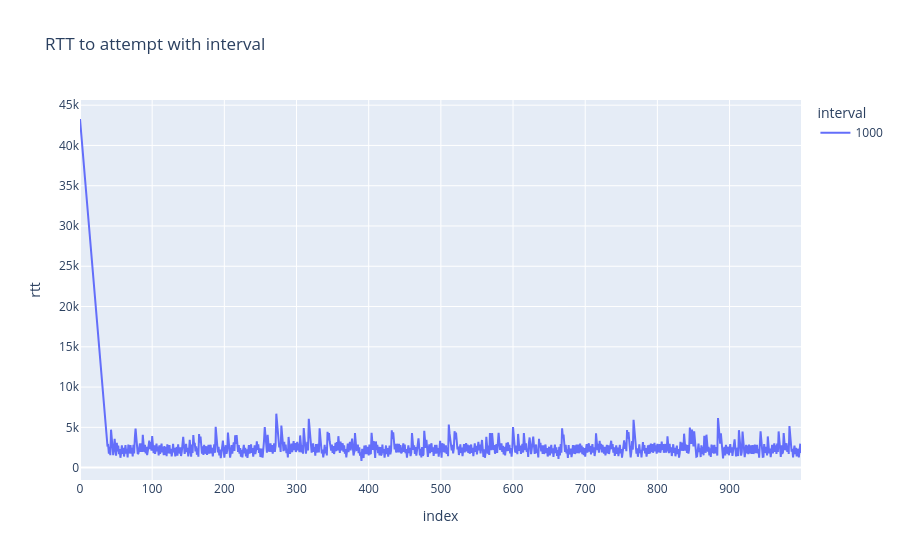
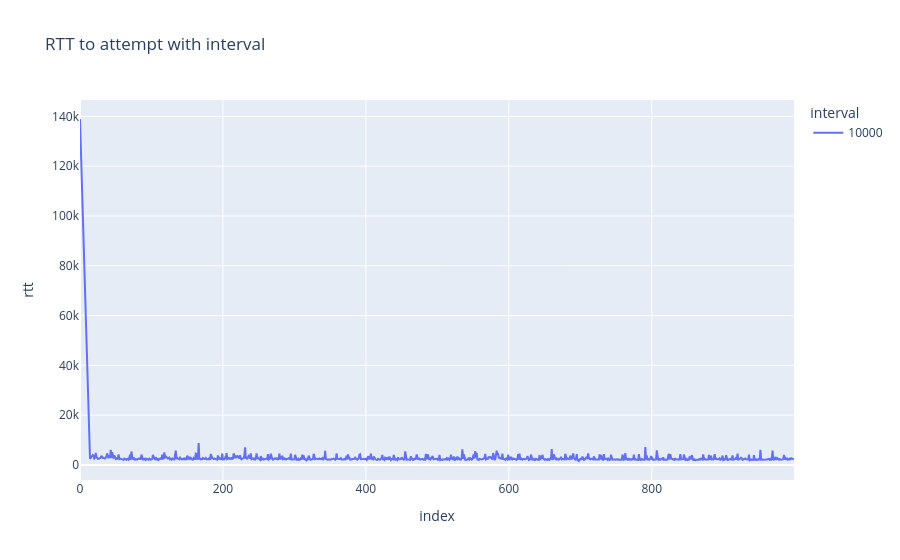
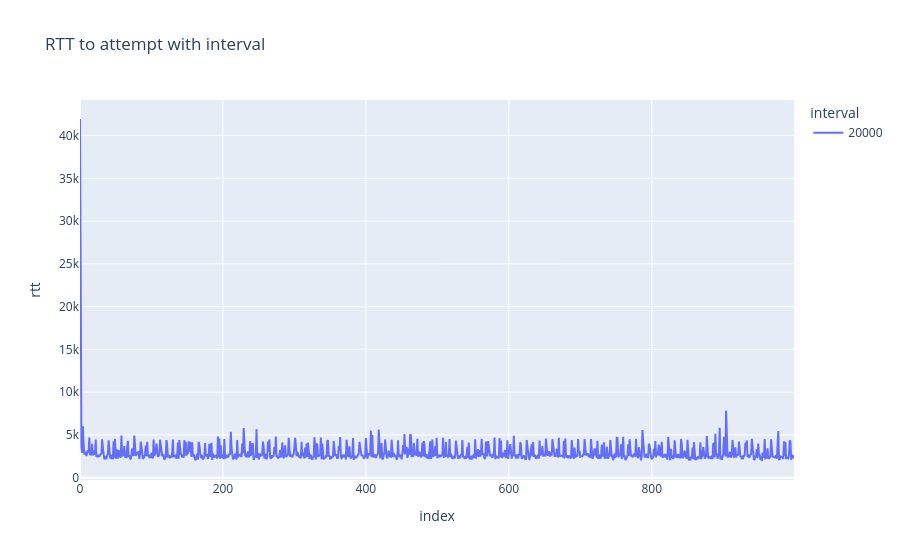
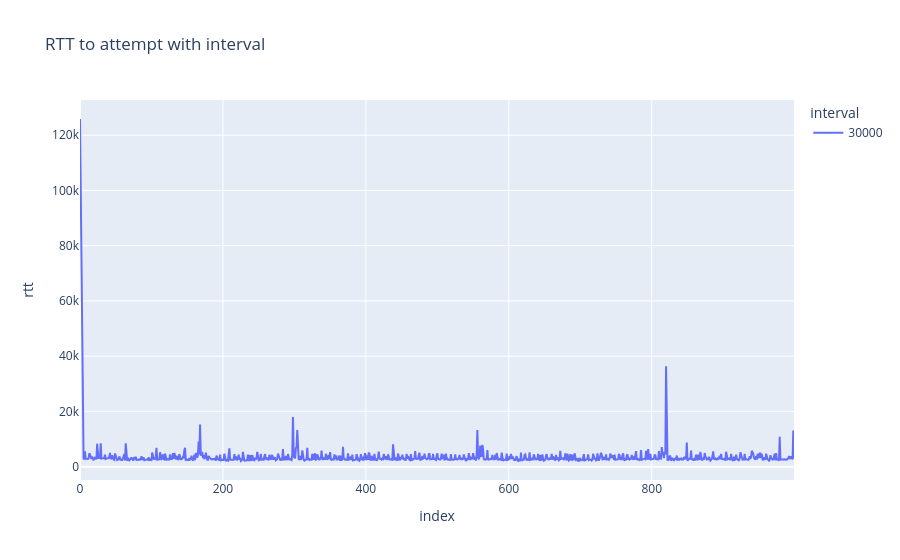

The notebook cell saved with these charts, in order:
### Markdown cell above
## График RTT от попытки отправки пакета

### Code cell
for interval in intervals:
    df = pd.read_csv(f"./data2/{interval}us.csv")
    fig = px.line(
        df,
        x=df.index,
        y="rtt",
        color="interval",
        title=f"RTT to attempt with interval")
    fig.show()

### Figure 1 — Plotly figure (JSON) as saved in the notebook; plotly's stock layout.template omitted (floating-point values rounded to 4 significant figures; data arrays with more than 128 entries replaced by an {"elided": "..."} marker saying what was removed)
{"data": [{"hovertemplate": "interval=1000<br>index=%{x}<br>rtt=%{y}<extra></extra>", "legendgroup": "1000", "line": {"color": "#636efa", "dash": "solid"}, "marker": {"symbol": "circle"}, "mode": "lines", "name": "1000", "orientation": "v", "showlegend": true, "type": "scatter", "x": {"elided": "1000 int values"}, "xaxis": "x", "y": {"elided": "1000 int values"}, "yaxis": "y"}], "layout": {"legend": {"title": {"text": "interval"}, "tracegroupgap": 0}, "title": {"text": "RTT to attempt with interval"}, "xaxis": {"anchor": "y", "domain": [0, 1], "title": {"text": "index"}}, "yaxis": {"anchor": "x", "domain": [0, 1], "title": {"text": "rtt"}}}}

### Figure 2 — Plotly figure (JSON) as saved in the notebook; plotly's stock layout.template omitted (floating-point values rounded to 4 significant figures; data arrays with more than 128 entries replaced by an {"elided": "..."} marker saying what was removed)
{"data": [{"hovertemplate": "interval=10000<br>index=%{x}<br>rtt=%{y}<extra></extra>", "legendgroup": "10000", "line": {"color": "#636efa", "dash": "solid"}, "marker": {"symbol": "circle"}, "mode": "lines", "name": "10000", "orientation": "v", "showlegend": true, "type": "scatter", "x": {"elided": "1000 int values"}, "xaxis": "x", "y": {"elided": "1000 int values"}, "yaxis": "y"}], "layout": {"legend": {"title": {"text": "interval"}, "tracegroupgap": 0}, "title": {"text": "RTT to attempt with interval"}, "xaxis": {"anchor": "y", "domain": [0, 1], "title": {"text": "index"}}, "yaxis": {"anchor": "x", "domain": [0, 1], "title": {"text": "rtt"}}}}

### Figure 3 — Plotly figure (JSON) as saved in the notebook; plotly's stock layout.template omitted (floating-point values rounded to 4 significant figures; data arrays with more than 128 entries replaced by an {"elided": "..."} marker saying what was removed)
{"data": [{"hovertemplate": "interval=20000<br>index=%{x}<br>rtt=%{y}<extra></extra>", "legendgroup": "20000", "line": {"color": "#636efa", "dash": "solid"}, "marker": {"symbol": "circle"}, "mode": "lines", "name": "20000", "orientation": "v", "showlegend": true, "type": "scatter", "x": {"elided": "1000 int values"}, "xaxis": "x", "y": {"elided": "1000 int values"}, "yaxis": "y"}], "layout": {"legend": {"title": {"text": "interval"}, "tracegroupgap": 0}, "title": {"text": "RTT to attempt with interval"}, "xaxis": {"anchor": "y", "domain": [0, 1], "title": {"text": "index"}}, "yaxis": {"anchor": "x", "domain": [0, 1], "title": {"text": "rtt"}}}}

### Figure 4 — Plotly figure (JSON) as saved in the notebook; plotly's stock layout.template omitted (floating-point values rounded to 4 significant figures; data arrays with more than 128 entries replaced by an {"elided": "..."} marker saying what was removed)
{"data": [{"hovertemplate": "interval=30000<br>index=%{x}<br>rtt=%{y}<extra></extra>", "legendgroup": "30000", "line": {"color": "#636efa", "dash": "solid"}, "marker": {"symbol": "circle"}, "mode": "lines", "name": "30000", "orientation": "v", "showlegend": true, "type": "scatter", "x": {"elided": "1000 int values"}, "xaxis": "x", "y": {"elided": "1000 int values"}, "yaxis": "y"}], "layout": {"legend": {"title": {"text": "interval"}, "tracegroupgap": 0}, "title": {"text": "RTT to attempt with interval"}, "xaxis": {"anchor": "y", "domain": [0, 1], "title": {"text": "index"}}, "yaxis": {"anchor": "x", "domain": [0, 1], "title": {"text": "rtt"}}}}
